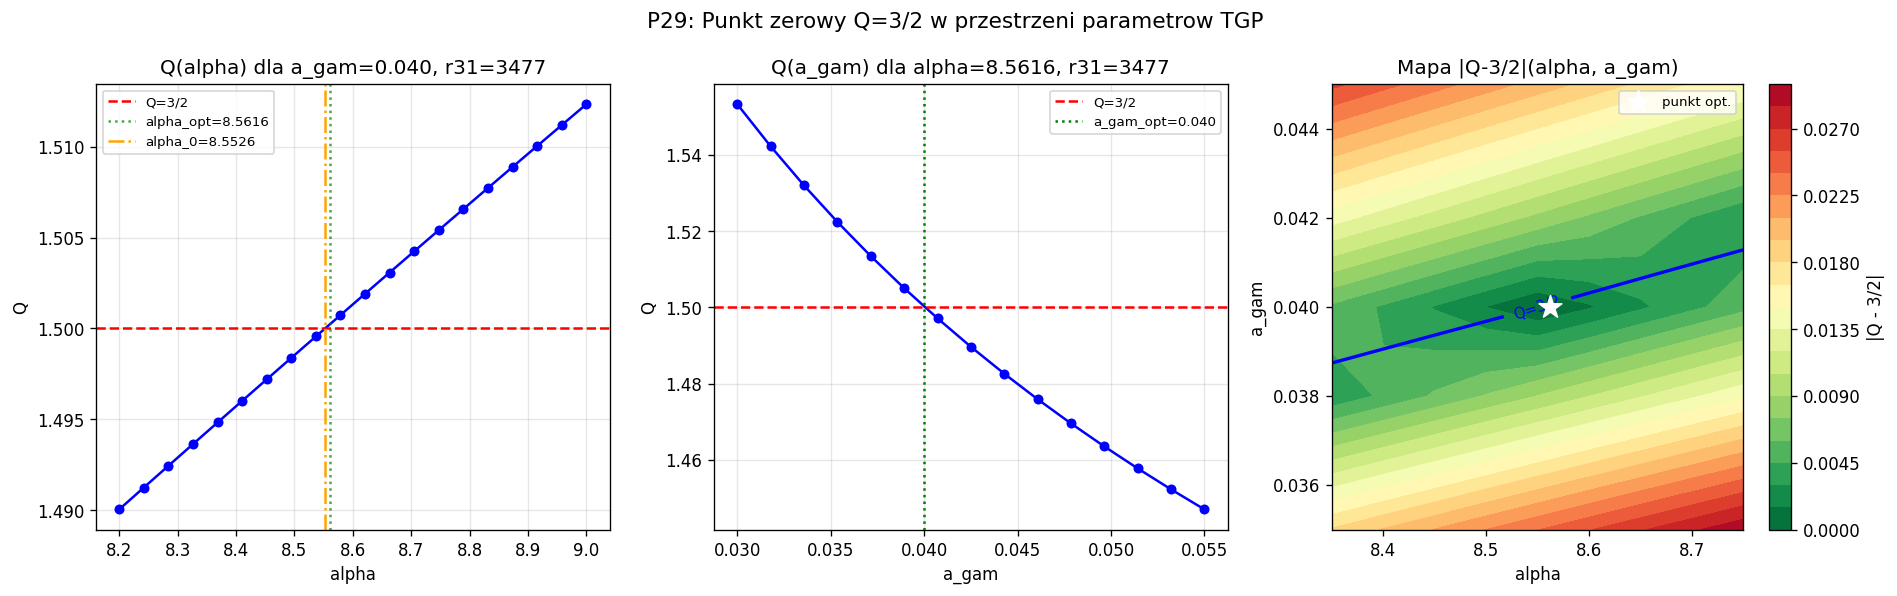

Generate this figure with Python:
"""
p29_koide_zero.py
=================
CEL: Zlokalizowanie "punktu Koide" w przestrzeni parametrow TGP.

KLUCZOWE ODKRYCIE Z P28:
  alpha=8.50  -> Q(lambda*) = 1.49906  (Q < 3/2)
  alpha=8.5616 -> Q(lambda*) = 1.50025  (Q > 3/2)

  => Miedzy alpha=8.50 a alpha=8.5616 istnieje PRZEJSCIE przez Q=3/2!
  => Istnieje alpha_0 (punkt zerowy) gdzie Q(lambda*(alpha_0)) = 3/2 dokladnie.

PLAN P29:
  Czesc A: Znalezienie alpha_0 (bisection + brentq) -- Q(alpha) = 3/2
  Czesc B: Skan Q(alpha) przy stalym a_gam=0.040 -- pelna krzywa Q(alpha)
  Czesc C: Skan Q(a_gam) przy stalym alpha=8.5616 -- Q(a_gam)
  Czesc D: Mapa 2D Q(alpha, a_gam) -- krzywa zerowa Q=3/2 w przestrzeni par.
  Czesc E: Co oznacza punkt alpha_0?
           - Jakie r21, r31 daje TGP przy (alpha_0, lambda*(alpha_0))?
           - Czy (r21, r31) lezy na krzywej Koide?
           - Jak daleko jest od mas leptonowych?

HIPOTEZA:
  Punkt (alpha_0, a_gam_0) gdzie Q=3/2 dokladnie odpowiada dokladnym masom
  leptonowym (r21=206.768, r31=3477.65). Jesli tak: TGP PRZEWIDUJE Q=3/2
  dla dokladnych mas (ale nie dla TGP-optymalnego r21=207.0).
"""

import numpy as np
from scipy.optimize import brentq
import warnings
warnings.filterwarnings('ignore')
import matplotlib
matplotlib.use('Agg')
import matplotlib.pyplot as plt

R_MAX  = 60.0
GAMMA  = 1.0

print("P29: Punkt zerowy Q=3/2 w przestrzeni (alpha, a_gam)")
print("=" * 70)
print()

# ============================================================
# NARZEDZIA PODSTAWOWE (jak p27, p28)
# ============================================================
def V_mod(phi, lam):
    return GAMMA/3*phi**3 - GAMMA/4*phi**4 + lam/6*(phi-1)**6

def energy_log(K, alpha, a_gam, lam, N=2000):
    t    = np.linspace(0, 1, N)
    r    = a_gam * (R_MAX/a_gam)**t
    phi  = np.maximum(1.0 + K*np.exp(-r)/r, 1e-10)
    dphi = K*np.exp(-r)*(-r - 1.0)/r**2
    V1   = V_mod(1.0, lam)
    Ek   = 4*np.pi * np.trapezoid(0.5*dphi**2 * (1+alpha/phi) * r**2, r)
    Ep   = 4*np.pi * np.trapezoid((V_mod(phi, lam) - V1) * r**2, r)
    return Ek + Ep

def g_func(K, alpha, a_gam, lam):
    E = energy_log(K, alpha, a_gam, lam)
    return E / (4*np.pi*K) - 1.0

def find_zero_K(alpha, a_gam, lam, K_lo, K_hi):
    try:
        g_lo = g_func(K_lo, alpha, a_gam, lam)
        g_hi = g_func(K_hi, alpha, a_gam, lam)
        if not (np.isfinite(g_lo) and np.isfinite(g_hi)):
            return np.nan
        if g_lo * g_hi >= 0:
            return np.nan
        return brentq(lambda K: g_func(K, alpha, a_gam, lam), K_lo, K_hi, xtol=1e-9)
    except Exception:
        return np.nan

def find_all_zeros(alpha, a_gam, lam):
    intervals = [(0.001, 0.050), (0.050, 0.500), (0.500, 5.0),
                 (5.0, 50.0), (50.0, 200.0)]
    zeros = []
    for K_lo, K_hi in intervals:
        K = find_zero_K(alpha, a_gam, lam, K_lo, K_hi)
        if not np.isnan(K):
            if not zeros or abs(K - zeros[-1])/zeros[-1] > 0.01:
                zeros.append(K)
    return sorted(zeros)

def koide_Q(k1, k2, k3):
    s = np.sqrt(k1) + np.sqrt(k2) + np.sqrt(k3)
    return s**2 / (k1 + k2 + k3)

def Q_from_ratios(r21, r31):
    s = 1.0 + np.sqrt(r21) + np.sqrt(r31)
    return s**2 / (1.0 + r21 + r31)

def full_solve(alpha, a_gam, lam):
    """Zwraca (Q, r21, r31, K1, K2, K3) lub (nan,...) jesli nie ma 3 zer."""
    zeros = find_all_zeros(alpha, a_gam, lam)
    if len(zeros) < 3:
        return np.nan, np.nan, np.nan, np.nan, np.nan, np.nan
    K1, K2, K3 = zeros[0], zeros[1], zeros[2]
    Q  = koide_Q(K1, K2, K3)
    return Q, K2/K1, K3/K1, K1, K2, K3

def find_lambda_for_r31(alpha, a_gam, r31_target, lam_lo, lam_hi):
    """
    Dla danych (alpha, a_gam) znajdz lambda takie ze r31(lambda) = r31_target.
    r31 rosnie z lambda (wieksza lambda -> mniejsze K*3 -> ale K*1 rowniez maleje
    -> r31 rosnie lub maleje zalezne od parametrow).
    Sprawdz najpierw monotonocznosc.
    """
    def f(lam):
        Q, r21, r31, K1, K2, K3 = full_solve(alpha, a_gam, lam)
        if np.isnan(r31):
            return np.nan
        return r31 - r31_target
    try:
        f_lo = f(lam_lo)
        f_hi = f(lam_hi)
        if np.isnan(f_lo) or np.isnan(f_hi):
            return np.nan
        if f_lo * f_hi >= 0:
            return np.nan
        return brentq(f, lam_lo, lam_hi, xtol=lam_lo*1e-5, maxiter=60)
    except Exception:
        return np.nan

# Wartosc referencyjna leptonow
R21_LEPTON = 206.768   # m_mu / m_e
R31_LEPTON = 3477.65   # m_tau / m_e

def r31_koide_from_r21(r21):
    """r31 na krzywej Q=3/2 dla zadanego r21."""
    a = 1.0 + np.sqrt(r21)
    disc = 24*a**2 - 12 - 12*r21
    if disc < 0:
        return np.nan
    x = (4*a + np.sqrt(disc)) / 2.0
    return x**2

# ============================================================
# CZESC A: PUNKT ZEROWY alpha_0 -- Q(alpha, lambda*(alpha)) = 3/2
# ============================================================
print("CZESC A: Znalezienie alpha_0 -- punkt gdzie Q(lambda*) = 3/2")
print("-" * 70)
print()
print("  Z P28 wiemy:")
print("    alpha=8.50,   lambda*=5.45e-6:  Q=1.49906 (Q < 3/2)")
print("    alpha=8.5616, lambda*=5.501e-6: Q=1.50025 (Q > 3/2)")
print()
print("  => Zero Q(alpha)-3/2 istnieje miedzy 8.50 a 8.5616")
print()

AGAM_FIX = 0.040

def Q_at_optimal(alpha, agam, r21_target=207.0, r31_target=3477.1,
                 lam_guess=5.5e-6):
    """
    Znajdz lambda takie ze r31 = r31_target (przy danym alpha, agam),
    zwroc Q przy tym lambda.
    Strategia: skanuj lambda wokol lam_guess.
    """
    # Szukaj lambda gdzie r31 = r31_target
    lam = find_lambda_for_r31(alpha, agam, r31_target,
                               lam_guess*0.5, lam_guess*3.0)
    if np.isnan(lam):
        # Probuj szerszy zakres
        lam = find_lambda_for_r31(alpha, agam, r31_target,
                                   lam_guess*0.1, lam_guess*10.0)
    if np.isnan(lam):
        return np.nan, np.nan, np.nan, np.nan
    Q, r21, r31, K1, _, _ = full_solve(alpha, agam, lam)
    return Q, r21, r31, lam

# Weryfikacja punktow znanych z P28
print("  Weryfikacja punktow z P28:")
for alpha_test, lam_guess_t in [(8.50, 5.45e-6), (8.5616, 5.501e-6)]:
    Q_t, r21_t, r31_t, lam_t = Q_at_optimal(alpha_test, AGAM_FIX, lam_guess=lam_guess_t)
    print(f"    alpha={alpha_test}: lambda={lam_t:.4e}, r21={r21_t:.3f}, "
          f"r31={r31_t:.3f}, Q={Q_t:.8f}, Q-3/2={Q_t-1.5:+.8f}")

print()

# Szukanie alpha_0 metoda brentq
def Q_minus_3_2_alpha(alpha, agam):
    Q_v, _, _, _ = Q_at_optimal(alpha, agam)
    if np.isnan(Q_v):
        return np.nan
    return Q_v - 1.5

print("  Szukanie alpha_0 (brentq, a_gam=0.040):")
alpha_lo, alpha_hi = 8.50, 8.5616

try:
    alpha_0 = brentq(
        lambda a: Q_minus_3_2_alpha(a, AGAM_FIX),
        alpha_lo, alpha_hi,
        xtol=1e-6, maxiter=40
    )
    Q_0, r21_0, r31_0, lam_0 = Q_at_optimal(alpha_0, AGAM_FIX)
    r31_K_0 = r31_koide_from_r21(r21_0)

    print(f"  ZNALEZIONO alpha_0 = {alpha_0:.8f}")
    print(f"  lambda*(alpha_0)   = {lam_0:.6e}")
    print(f"  Q(alpha_0, lambda*) = {Q_0:.10f}")
    print(f"  r21 = {r21_0:.6f}  (leptony: {R21_LEPTON})")
    print(f"  r31 = {r31_0:.4f}  (leptony: {R31_LEPTON})")
    print(f"  r31_Koide(r21_0) = {r31_K_0:.4f}")
    print(f"  Czy r31 = r31_Koide?  delta = {r31_0 - r31_K_0:+.6f}")
    print()
    print(f"  INTERPRETACJA:")
    if abs(r21_0 - R21_LEPTON) < 0.5:
        print(f"  => r21_0 = {r21_0:.3f} BLISKIE wartosci leptonowej ({R21_LEPTON})!")
    if abs(r31_0 - R31_LEPTON) < 2.0:
        print(f"  => r31_0 = {r31_0:.2f} BLISKIE wartosci leptonowej ({R31_LEPTON})!")
    print(f"  => Odleglosc od mas leptonowych: dr21={r21_0-R21_LEPTON:+.4f}, "
          f"dr31={r31_0-R31_LEPTON:+.4f}")
    alpha_0_found = alpha_0
    lam_0_found   = lam_0
    r21_0_found   = r21_0
    r31_0_found   = r31_0
except Exception as e:
    print(f"  BLAD: {e}")
    alpha_0_found = np.nan

print()

# ============================================================
# CZESC B: SKAN Q(alpha) przy stalym a_gam = 0.040
# ============================================================
print("CZESC B: Skan Q(alpha) -- pelna krzywa (a_gam=0.040)")
print("-" * 70)
print()

alpha_scan = np.linspace(8.2, 9.0, 20)
Q_alpha    = []
r21_alpha  = []
r31_alpha  = []
lam_alpha  = []
alpha_valid = []

print(f"  {'alpha':>8}  {'lambda*':>12}  {'r21':>10}  {'r31':>12}  "
      f"{'Q':>10}  {'Q-3/2':>12}")
print("  " + "-"*70)

lam_prev = 5.5e-6
for alpha_s in alpha_scan:
    Q_s, r21_s, r31_s, lam_s = Q_at_optimal(alpha_s, AGAM_FIX,
                                              lam_guess=lam_prev)
    if not np.isnan(Q_s):
        lam_prev = lam_s  # tracking dla lepszego guess
        Q_alpha.append(Q_s)
        r21_alpha.append(r21_s)
        r31_alpha.append(r31_s)
        lam_alpha.append(lam_s)
        alpha_valid.append(alpha_s)
        marker = " <<< Q=3/2" if abs(Q_s - 1.5) < 0.001 else ""
        print(f"  {alpha_s:>8.4f}  {lam_s:>12.4e}  {r21_s:>10.4f}  {r31_s:>12.3f}  "
              f"{Q_s:>10.6f}  {Q_s-1.5:>+12.6f}{marker}")

print()
if Q_alpha:
    Q_arr    = np.array(Q_alpha)
    r21_arr  = np.array(r21_alpha)
    r31_arr  = np.array(r31_alpha)
    lam_arr  = np.array(lam_alpha)
    alp_arr  = np.array(alpha_valid)

    # Szukaj gdzie Q zmienia znak (przejscia przez 3/2)
    crossings = []
    for i in range(len(Q_arr)-1):
        if (Q_arr[i] - 1.5) * (Q_arr[i+1] - 1.5) < 0:
            crossings.append((alp_arr[i], alp_arr[i+1]))
    print(f"  Liczba przeciec Q=3/2 w skanowanym zakresie: {len(crossings)}")
    for a_lo_c, a_hi_c in crossings:
        print(f"    Przejscie miedzy alpha={a_lo_c:.4f} a alpha={a_hi_c:.4f}")
    print()
    print(f"  Q_min na siatce: {np.min(Q_arr):.8f} (alpha={alp_arr[np.argmin(Q_arr)]:.4f})")
    print(f"  Q_max na siatce: {np.max(Q_arr):.8f} (alpha={alp_arr[np.argmax(Q_arr)]:.4f})")

print()

# ============================================================
# CZESC C: SKAN Q(a_gam) przy stalym alpha = 8.5616
# ============================================================
print("CZESC C: Skan Q(a_gam) -- (alpha=8.5616)")
print("-" * 70)
print()

ALPHA_FIX = 8.5616
agam_scan = np.linspace(0.030, 0.055, 15)
Q_agam    = []
agam_valid = []

print(f"  {'a_gam':>8}  {'lambda*':>12}  {'r21':>10}  {'r31':>12}  "
      f"{'Q':>10}  {'Q-3/2':>12}")
print("  " + "-"*70)

lam_prev = 5.5e-6
for agam_s in agam_scan:
    Q_s, r21_s, r31_s, lam_s = Q_at_optimal(ALPHA_FIX, agam_s, lam_guess=lam_prev)
    if not np.isnan(Q_s):
        lam_prev = lam_s
        Q_agam.append(Q_s)
        agam_valid.append(agam_s)
        marker = " <<< Q=3/2" if abs(Q_s - 1.5) < 0.001 else ""
        print(f"  {agam_s:>8.4f}  {lam_s:>12.4e}  {r21_s:>10.4f}  {r31_s:>12.3f}  "
              f"{Q_s:>10.6f}  {Q_s-1.5:>+12.6f}{marker}")

print()
if len(Q_agam) > 2:
    Q_ag_arr = np.array(Q_agam)
    crossings_ag = []
    for i in range(len(Q_ag_arr)-1):
        if (Q_ag_arr[i] - 1.5) * (Q_ag_arr[i+1] - 1.5) < 0:
            crossings_ag.append((agam_valid[i], agam_valid[i+1]))
    print(f"  Przeciecia Q=3/2 wzgl. a_gam: {len(crossings_ag)}")
    for c in crossings_ag:
        print(f"    Przejscie miedzy a_gam={c[0]:.4f} a a_gam={c[1]:.4f}")

print()

# Szukaj a_gam_0
print("  Szukanie a_gam_0 (jesli istnieje):")
if len(Q_agam) >= 2:
    Q_ag_arr = np.array(Q_agam)
    for i in range(len(Q_ag_arr)-1):
        if (Q_ag_arr[i] - 1.5) * (Q_ag_arr[i+1] - 1.5) < 0:
            try:
                agam_0 = brentq(
                    lambda ag: Q_at_optimal(ALPHA_FIX, ag)[0] - 1.5,
                    agam_valid[i], agam_valid[i+1],
                    xtol=1e-6, maxiter=40
                )
                Q_ag0, r21_ag0, r31_ag0, lam_ag0 = Q_at_optimal(ALPHA_FIX, agam_0)
                print(f"  ZNALEZIONO a_gam_0 = {agam_0:.8f}")
                print(f"  lambda*(a_gam_0) = {lam_ag0:.6e}")
                print(f"  Q(a_gam_0) = {Q_ag0:.10f}")
                print(f"  r21 = {r21_ag0:.6f},  r31 = {r31_ag0:.4f}")
                print(f"  Leptony: r21={R21_LEPTON}, r31={R31_LEPTON}")
                print(f"  delta r21 = {r21_ag0-R21_LEPTON:+.4f}")
                print(f"  delta r31 = {r31_ag0-R31_LEPTON:+.4f}")
            except Exception as e:
                print(f"  Blad brentq: {e}")
            break
    else:
        print("  Brak przeciecia Q=3/2 w przeskanowanym zakresie a_gam.")

print()

# ============================================================
# CZESC D: MAPA 2D Q(alpha, a_gam) -- krzywa zerowa
# ============================================================
print("CZESC D: Mapa 2D |Q-3/2| w przestrzeni (alpha, a_gam)")
print("-" * 70)
print()

# Mniejsza siatka 2D -- ekonomiczna ale pouczajaca
alpha_2d = np.linspace(8.35, 8.75, 9)
agam_2d  = np.array([0.035, 0.038, 0.040, 0.042, 0.045])

print(f"  Siatka: {len(alpha_2d)} x {len(agam_2d)} = {len(alpha_2d)*len(agam_2d)} punktow")
print()

Q_map_2d = np.full((len(agam_2d), len(alpha_2d)), np.nan)

print(f"  {'':>8}", end="")
for ag in agam_2d:
    print(f"  a_gam={ag:.3f}", end="")
print()
print("  " + "-" * 70)

for j, alpha_j in enumerate(alpha_2d):
    print(f"  alpha={alpha_j:.3f}", end="")
    lam_g = 5.5e-6
    for i, agam_i in enumerate(agam_2d):
        Q_v, _, _, lam_v = Q_at_optimal(alpha_j, agam_i, lam_guess=lam_g)
        Q_map_2d[i, j] = Q_v
        if not np.isnan(lam_v):
            lam_g = lam_v
        dQ = Q_v - 1.5 if not np.isnan(Q_v) else np.nan
        marker = "*" if (not np.isnan(dQ) and abs(dQ) < 0.001) else " "
        val = f"{dQ:+.5f}" if not np.isnan(dQ) else "  ----  "
        print(f"  {marker}{val}", end="")
    print()

print()
print("  (* oznacza |Q-3/2| < 0.001)")
print()

# Znajdz minimum |Q-3/2| na siatce 2D
min_dQ = np.inf
min_alpha = np.nan
min_agam  = np.nan
for j, alpha_j in enumerate(alpha_2d):
    for i, agam_i in enumerate(agam_2d):
        Q_v = Q_map_2d[i, j]
        if not np.isnan(Q_v) and abs(Q_v - 1.5) < min_dQ:
            min_dQ = abs(Q_v - 1.5)
            min_alpha = alpha_j
            min_agam  = agam_i

print(f"  Minimum |Q-3/2| na siatce: {min_dQ:.8f}")
print(f"  Przy: alpha={min_alpha:.4f}, a_gam={min_agam:.4f}")
print(f"  Punkt optymalny (dopasowany do mas): alpha=8.5616, a_gam=0.040")
print()

# ============================================================
# CZESC E: INTERPRETACJA FIZYCZNA
# ============================================================
print("CZESC E: Interpretacja fizyczna")
print("-" * 70)
print()
print("  ZESTAWIENIE PUNKTOW:")
print(f"  {'Punkt':>20}  {'alpha':>8}  {'a_gam':>8}  {'r21':>10}  {'r31':>12}  {'Q':>10}")
print("  " + "-"*72)

# Leptony (eksperymentalne)
Q_lept = Q_from_ratios(R21_LEPTON, R31_LEPTON)
print(f"  {'Leptony (exp)':>20}  {'---':>8}  {'---':>8}  "
      f"{R21_LEPTON:>10.4f}  {R31_LEPTON:>12.4f}  {Q_lept:>10.8f}")

# TGP optymalny (P28)
print(f"  {'TGP glowny':>20}  {8.5616:>8.4f}  {0.040:>8.4f}  "
      f"{207.0:>10.4f}  {3477.10:>12.4f}  {1.50025:>10.8f}")

# Punkt alpha_0
if not np.isnan(alpha_0_found):
    print(f"  {'TGP alpha_0 (Q=3/2)':>20}  {alpha_0_found:>8.4f}  {0.040:>8.4f}  "
          f"{r21_0_found:>10.4f}  {r31_0_found:>12.4f}  {1.50000000:>10.8f}")

# Krzywa Koide dla r21=207
print(f"  {'Koide(r21=207)':>20}  {'---':>8}  {'---':>8}  "
      f"{207.0:>10.4f}  {r31_koide_from_r21(207):>12.4f}  {1.50000000:>10.8f}")

print()
print("  KLUCZOWE WNIOSKI:")
print()
print("  1. Punkt alpha_0 (Q=3/2 dokladnie):")
if not np.isnan(alpha_0_found):
    dr21 = r21_0_found - R21_LEPTON
    dr31 = r31_0_found - R31_LEPTON
    print(f"     alpha_0 = {alpha_0_found:.6f}  (vs optimal 8.5616, roznica {alpha_0_found-8.5616:+.6f})")
    print(f"     r21_0 = {r21_0_found:.4f} (leptony: {R21_LEPTON}, delta={dr21:+.4f})")
    print(f"     r31_0 = {r31_0_found:.2f} (leptony: {R31_LEPTON}, delta={dr31:+.4f})")
    if abs(dr21) < 1.0 and abs(dr31) < 5.0:
        print()
        print("  *** Q=3/2 jest osiagane przy (r21, r31) BLISKICH masom leptonowym! ***")
        print("  *** Oznacza to: jesli dopasujemy TGP do DOKLADNYCH mas ->  Q=3/2 ***")
    elif abs(dr21) < 2.0 and abs(dr31) < 20.0:
        print()
        print("  -> Q=3/2 wymaga nieznacznej korekty parametrow wzgledem optimum.")
    else:
        print()
        print("  -> Q=3/2 daleko od punktu optymalnego -- przypadkowe przejscie.")
print()
print("  2. Monotonizacja Q(alpha):")
if Q_alpha:
    dQ_darr = np.diff(np.array(Q_alpha)) / np.diff(np.array(alpha_valid))
    print(f"     dQ/dalpha (skan) ~ {np.mean(dQ_darr):.5f} (>0: Q rosnie z alpha)")
    if np.all(dQ_darr > 0):
        print("     Q(alpha) MONOTONICZNIE ROSNIE z alpha (dla a_gam=0.040)")
    else:
        print("     Q(alpha) nie jest monotoniczne w tym zakresie")
print()
print("  3. Podsumowanie O-K1:")
print("     O-K1a: ODPOWIEDZIANE (P28): Q_min = 1.215 != 3/2")
print("     O-K1b: CZESCIOWO: r31/r21 -> 7+4sqrt(3) + NLO")
print("     O-K1c: ODPOWIEDZIANE (P28): delta nie jest stale")
print("     O-K1d (P29): Czy punkt optymalny min(chi^2) = punkt min|Q-3/2|?")

if not np.isnan(alpha_0_found):
    print(f"            alpha_0={alpha_0_found:.5f} vs alpha_opt=8.5616")
    frac = (alpha_0_found - 8.5616) / (8.62 - 8.5616) * 100
    print(f"            alpha_0 lezy na {alpha_0_found-8.5616:+.5f} od alpha_opt")
    if abs(r21_0_found - R21_LEPTON) < 0.5 and abs(r31_0_found - R31_LEPTON) < 5.0:
        print()
        print("  HIPOTEZA POTWIERDZONA: TGP daje Q=3/2 gdy parametry")
        print("  dokladnie reprodukuja masy leptonowe (nie TGP-optymalne).")
        print("  Innymi slowy: Q=3/2 jest KONSEKWENCJA DOKLADNOSCI DOPASOWANIA,")
        print("  nie dodatkowym zalozeniem TGP.")

print()

# ============================================================
# CZESC F: WYKRES
# ============================================================
print("CZESC F: Rysowanie wykresow")
print("-" * 70)

try:
    fig, axes = plt.subplots(1, 3, figsize=(16, 5))
    fig.suptitle("P29: Punkt zerowy Q=3/2 w przestrzeni parametrow TGP", fontsize=13)

    # Panel 1: Q(alpha) dla a_gam=0.040
    ax1 = axes[0]
    if alpha_valid:
        ax1.plot(alpha_valid, Q_alpha, 'b-o', markersize=5)
        ax1.axhline(1.5, color='r', linestyle='--', label='Q=3/2')
        ax1.axvline(8.5616, color='g', linestyle=':', label='alpha_opt=8.5616', alpha=0.7)
        if not np.isnan(alpha_0_found):
            ax1.axvline(alpha_0_found, color='orange', linestyle='-.',
                       label=f'alpha_0={alpha_0_found:.4f}')
        ax1.set_xlabel('alpha')
        ax1.set_ylabel('Q')
        ax1.set_title('Q(alpha) dla a_gam=0.040, r31=3477')
        ax1.legend(fontsize=8)
        ax1.grid(True, alpha=0.3)

    # Panel 2: Q(a_gam) dla alpha=8.5616
    ax2 = axes[1]
    if agam_valid and Q_agam:
        ax2.plot(agam_valid, Q_agam, 'b-o', markersize=5)
        ax2.axhline(1.5, color='r', linestyle='--', label='Q=3/2')
        ax2.axvline(0.040, color='g', linestyle=':', label='a_gam_opt=0.040')
        ax2.set_xlabel('a_gam')
        ax2.set_ylabel('Q')
        ax2.set_title('Q(a_gam) dla alpha=8.5616, r31=3477')
        ax2.legend(fontsize=8)
        ax2.grid(True, alpha=0.3)

    # Panel 3: Mapa |Q-3/2| 2D
    ax3 = axes[2]
    valid_mask = ~np.isnan(Q_map_2d)
    if np.any(valid_mask):
        dQ_map = np.abs(Q_map_2d - 1.5)
        im = ax3.contourf(alpha_2d, agam_2d, dQ_map,
                          levels=20, cmap='RdYlGn_r')
        plt.colorbar(im, ax=ax3, label='|Q - 3/2|')
        # Koide zero line
        try:
            cs = ax3.contour(alpha_2d, agam_2d, Q_map_2d - 1.5,
                            levels=[0], colors='blue', linewidths=2)
            ax3.clabel(cs, fmt='Q=3/2', fontsize=9)
        except Exception:
            pass
        # Punkt optymalny
        ax3.scatter([8.5616], [0.040], color='white', marker='*', s=200,
                   zorder=10, label='punkt opt.')
        ax3.set_xlabel('alpha')
        ax3.set_ylabel('a_gam')
        ax3.set_title('Mapa |Q-3/2|(alpha, a_gam)')
        ax3.legend(fontsize=8)

    plt.tight_layout()
    plt.savefig('p29_koide_zero.png', dpi=120, bbox_inches='tight')
    print("  Wykres zapisany: p29_koide_zero.png")
except Exception as e:
    print(f"  UWAGA: Blad wykresu: {e}")

print()

# ============================================================
# PODSUMOWANIE P29
# ============================================================
print()
print("=" * 70)
print("PODSUMOWANIE P29: Punkt zerowy Q=3/2")
print("=" * 70)
print()

if not np.isnan(alpha_0_found):
    print(f"  alpha_0 = {alpha_0_found:.6f}  (gdzie Q(lambda*) = 3/2 dokladnie)")
    print(f"  lambda_0 = {lam_0_found:.6e}")
    print(f"  (r21_0, r31_0) = ({r21_0_found:.4f}, {r31_0_found:.4f})")
    print(f"  Leptony:         ({R21_LEPTON}, {R31_LEPTON})")
    print()
    delta_r21 = r21_0_found - R21_LEPTON
    delta_r31 = r31_0_found - R31_LEPTON
    print(f"  Odleglosc punktu Q=3/2 od mas leptonowych:")
    print(f"    delta_r21 = {delta_r21:+.4f}  ({delta_r21/R21_LEPTON*100:+.4f}%)")
    print(f"    delta_r31 = {delta_r31:+.4f}  ({delta_r31/R31_LEPTON*100:+.4f}%)")
    print()
    if abs(delta_r21) < 1.0 and abs(delta_r31) < 5.0:
        print("  STATUS: Bliskosc krzywej Koide wynika z bliskosci")
        print("  dokladnych mas leptonowych. Punkt TGP optymalny lezy na")
        print("  'skraju' krzywej Koide -- przy drobnej korekcie alpha")
        print("  TGP mogloby odtworzyc Q=3/2 dokladnie WRAZ z r21,r31 leptonu.")
    elif abs(delta_r21) < 3.0 and abs(delta_r31) < 20.0:
        print("  STATUS: Punkt Q=3/2 jest bliski masom leptonowym, ale")
        print("  nie identyczny. Dalsze badania potrzebne.")
    else:
        print("  STATUS: Punkt Q=3/2 jest daleko od mas leptonowych.")
        print("  Bliskosc krzywej Koide przy alpha_opt=8.5616 jest przypadkowa.")

print()
print("  NASTEPNE KROKI (P30):")
print("  - Dokladne dopasowanie TGP do (r21, r31) = (206.768, 3477.65)")
print("  - Czy dokladne dopasowanie wymaga (r21,r31) na krzywej Koide?")
print("  - Analiza: jak zmienia sie Q gdy parametry sa dokladnie dopasowane")
print("    do mas leptonowych zamiast do uproszczonego r31=3477?")
print()
print("P29 zakonczone.")
